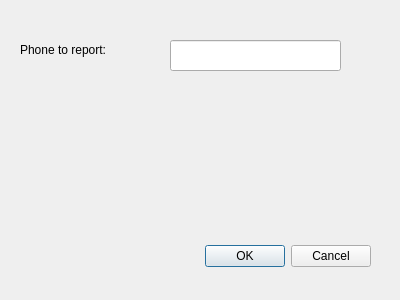
<?xml version="1.0" encoding="UTF-8"?>
<ui version="4.0">
 <class>Dialog</class>
 <widget class="QDialog" name="Dialog">
  <property name="geometry">
   <rect>
    <x>0</x>
    <y>0</y>
    <width>400</width>
    <height>300</height>
   </rect>
  </property>
  <property name="windowTitle">
   <string>Dialog</string>
  </property>
  <widget class="QDialogButtonBox" name="buttonBox">
   <property name="geometry">
    <rect>
     <x>30</x>
     <y>240</y>
     <width>341</width>
     <height>32</height>
    </rect>
   </property>
   <property name="orientation">
    <enum>Qt::Horizontal</enum>
   </property>
   <property name="standardButtons">
    <set>QDialogButtonBox::Cancel|QDialogButtonBox::Ok</set>
   </property>
  </widget>
  <widget class="QLineEdit" name="phone_lineEdit">
   <property name="geometry">
    <rect>
     <x>170</x>
     <y>40</y>
     <width>171</width>
     <height>31</height>
    </rect>
   </property>
  </widget>
  <widget class="QLabel" name="label">
   <property name="geometry">
    <rect>
     <x>20</x>
     <y>40</y>
     <width>141</width>
     <height>20</height>
    </rect>
   </property>
   <property name="text">
    <string>Phone to report:</string>
   </property>
  </widget>
 </widget>
 <resources/>
 <connections>
  <connection>
   <sender>buttonBox</sender>
   <signal>accepted()</signal>
   <receiver>Dialog</receiver>
   <slot>accept()</slot>
   <hints>
    <hint type="sourcelabel">
     <x>248</x>
     <y>254</y>
    </hint>
    <hint type="destinationlabel">
     <x>157</x>
     <y>274</y>
    </hint>
   </hints>
  </connection>
  <connection>
   <sender>buttonBox</sender>
   <signal>rejected()</signal>
   <receiver>Dialog</receiver>
   <slot>reject()</slot>
   <hints>
    <hint type="sourcelabel">
     <x>316</x>
     <y>260</y>
    </hint>
    <hint type="destinationlabel">
     <x>286</x>
     <y>274</y>
    </hint>
   </hints>
  </connection>
 </connections>
</ui>
